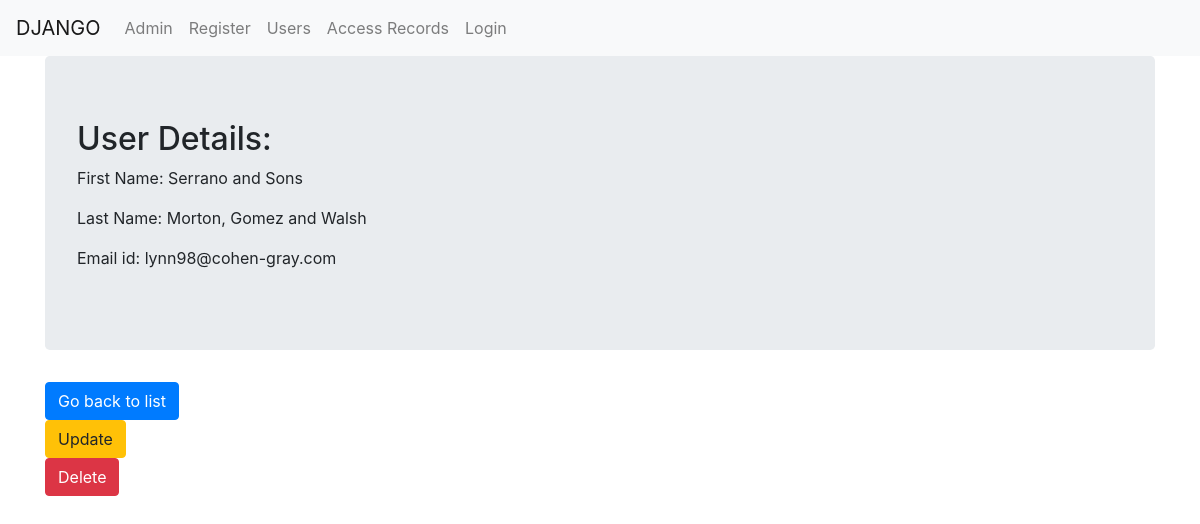
/webapp/users_list/3/, run on an earlier commit of the app's database.
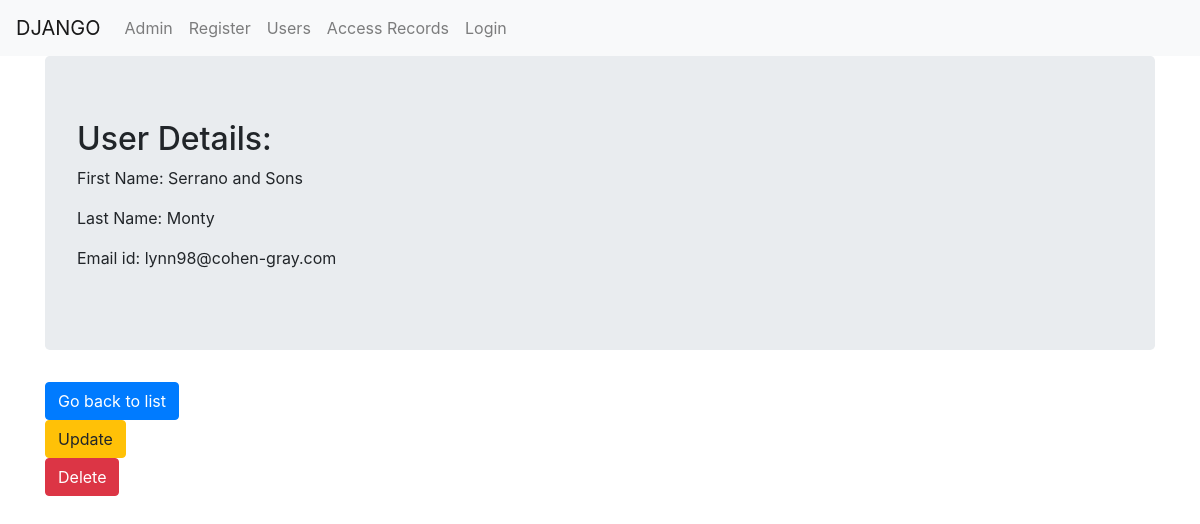
And on a later commit of the database.
### webapp/models.py (models this page shows, shortened)
class User(models.Model):
    first_name = models.CharField(max_length=64)
    last_name = models.CharField(max_length=64)
    email = models.EmailField()

### webapp/views.py (the view)
# urls.py: url(r'^users_list/(?P<pk>\d+)/$', views.UsersDetailView.as_view(), name='userdetail'),
class UsersDetailView(DetailView):
    model = User
    template_name = 'webapp/user_detail.html'

### templates/webapp/user_detail.html
{% extends 'webapp/base.html' %}
{% block body_block %}
<div class="jumbotron">
  <h2>User Details:</h2>
  <p>First Name: {{ user.first_name }}</p>
  <p>Last Name: {{ user.last_name }}</p>
  <p>Email id: {{ user.email }}</p>
</div>
<a href="{% url 'webapp:userlist' %}" class="btn btn-large btn-primary">Go back to list</a>
<br>
<a href="{% url 'webapp:userupdate' pk=user.pk %}" class="btn btn-large btn-warning">Update</a>
<br>
<a href="{% url 'webapp:userdelete' pk=user.pk %}" class="btn btn-large btn-danger">Delete</a>
{% endblock %}

What changed in the data, as far as the page shows it:
changed User "Serrano and Sons": last_name "Morton, Gomez and Walsh" → "Monty"
